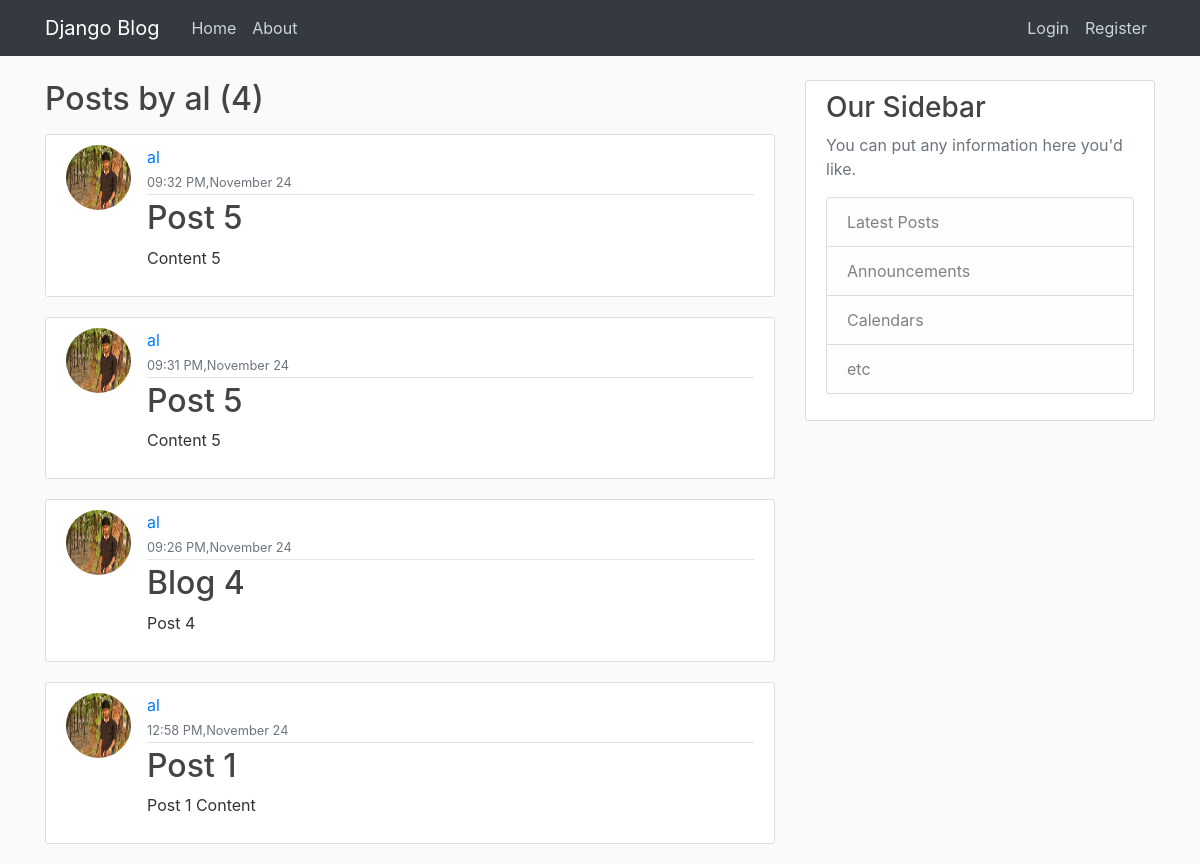
/user/al/, run on an earlier commit of the app's database.
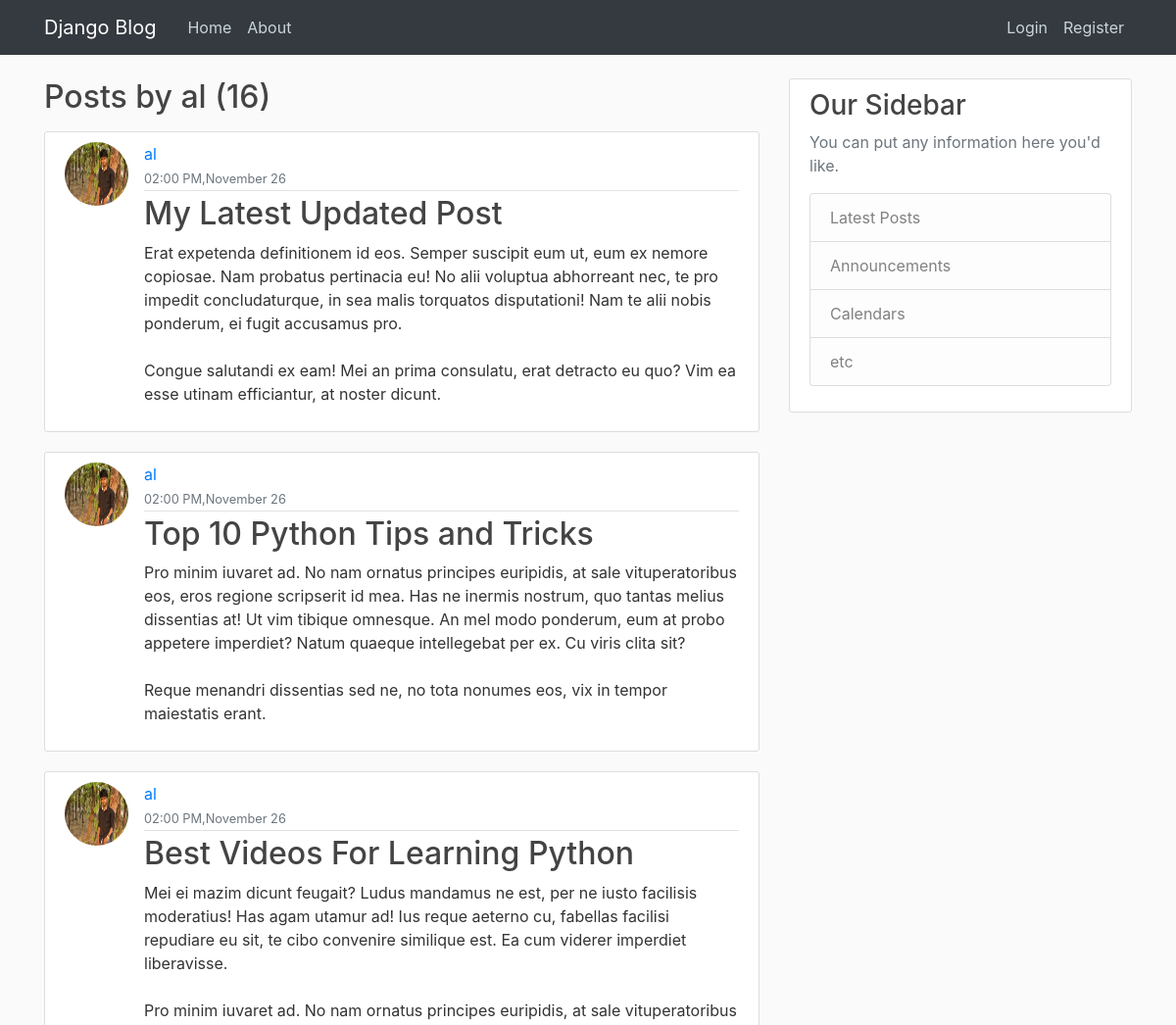
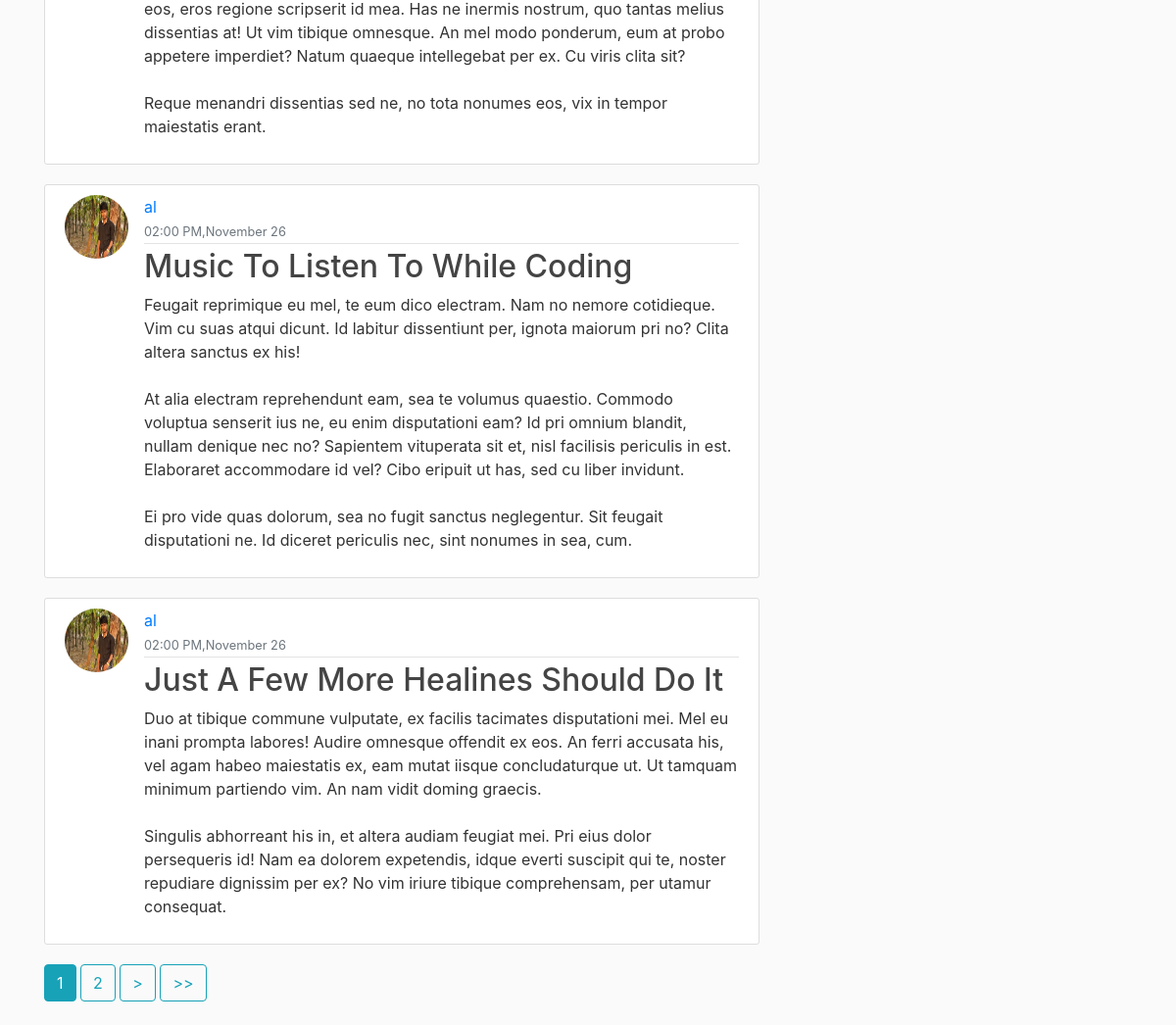
And on a later commit of the database (2 pictures, top to bottom).
### blog/models.py (models this page shows, shortened)
class Post(models.Model):
	title = models.CharField(max_length=100)
	content = models.TextField()
	date_posted = models.DateTimeField(default=timezone.now)
	author = models.ForeignKey(User,on_delete=models.CASCADE)

### users/models.py (models this page shows, shortened)
class Profile(models.Model):
	user = models.OneToOneField(User,on_delete=models.CASCADE)
	image = models.ImageField(default='default.jpg',upload_to='profile_pics')

### blog/views.py (the view)
# urls.py: path('user/<str:username>/',views.UserPostListView.as_view(),name='posts-user' ),
class UserPostListView(ListView):
	model = Post
	template_name = 'blog/user_posts.html'
	context_object_name = 'posts'
	paginate_by = 5
	def get_queryset(self):
		user = get_object_or_404(User,username=self.kwargs.get('username'))
		return Post.objects.filter(author=user).order_by('-date_posted')

### blog/templates/blog/user_posts.html (shortened to what this page needs)
{% extends 'blog/base.html' %}
	{% block content %}
		<h2 class="mb-3">Posts by {{ view.kwargs.username }} ({{ page_obj.paginator.count }})</h2>
	 	{% for post in posts %}
	 		<article class="media content-section">
	 		 <img class="rounded-circle article-img" src="{{ post.author.profile.image.url }}">
			  <div class="media-body">
			    <div class="article-metadata">
			      {% if post.author.first_name and post.author.last_name %}
			      <a class="mr-2" href="{% url 'posts-user' post.author.username %}">{{ post.author.first_name }} {{ post.author.last_name }}</a>
			      {% else %}
			      <a class="mr-2" href="{% url 'posts-user' post.author.username %}">{{ post.author }}</a>
			      {% endif %}
			      <small class="text-muted"><br>{{ post.date_posted|date:'h:i A,F d' }}</small>
			    </div>
			    <h2><a class="article-title" href="{% url 'post-details' post.id %}">{{ post.title }}</a></h2>
			    <p class="article-content">{{ post.content }}</p>
			  </div>
			</article>
	 	{% endfor %}
	 	{% if is_paginated %}
	 		{% for num in page_obj.paginator.page_range %}
	 			{% if page_obj.number == num %}
	 			<a class="btn btn-info mb-4" href="?page={{ num }}">{{ num }} </a>
	 			{% elif num > page_obj.number|add:'-2' and num < page_obj.number|add:'2'%}
	 			<a class="btn btn-outline-info mb-4" href="?page={{ num }}">{{ num }} </a>
	 			{% endif %}
	 		{% endfor %}
	 		{% if page_obj.has_next %}
				<a class="btn btn-outline-info mb-4" href="?page={{ page_obj.next_page_number }}">></a>
				<a class="btn btn-outline-info mb-4" href="?page={{ page_obj.paginator.num_pages }} ">>></a>
	 		{% endif %}
	 	{% endif %}
 	{% endblock %}

What changed in the data, as far as the page shows it:
no longer on this page (row unchanged): Post: author.profile.image (picture), author "al", date_posted "09:32 PM,November 24", title "Post 5", content "Content 5"
no longer on this page (row unchanged): Post: author.profile.image (picture), author "al", date_posted "09:31 PM,November 24", title "Post 5", content "Content 5"
no longer on this page (row unchanged): Post: author.profile.image (picture), author "al", date_posted "09:26 PM,November 24", title "Blog 4", content "Post 4"
no longer on this page (row unchanged): Post: author.profile.image (picture), author "al", date_posted "12:58 PM,November 24", title "Post 1", content "Post 1 Content"
added Post: author.profile.image (picture), author "al", date_posted "02:00 PM,November 26", title "My Latest Updated Post", content "Erat expetenda definitionem id eos. Semper suscipit eum ut, eum ex nemore copiosae. Nam probatus pertinacia eu! No alii voluptua abhorreant nec, te pro impedit concludaturque, in sea malis torquatos disputationi! Nam te alii nobis ponderum, ei fugit accusamus pro. Congue salutandi ex eam! Mei an prima consulatu, erat detracto eu quo? Vim ea esse utinam efficiantur, at noster dicunt."
added Post: author.profile.image (picture), author "al", date_posted "02:00 PM,November 26", title "Top 10 Python Tips and Tricks", content "Pro minim iuvaret ad. No nam ornatus principes euripidis, at sale vituperatoribus eos, eros regione scripserit id mea. Has ne inermis nostrum, quo tantas melius dissentias at! Ut vim tibique omnesque. An mel modo ponderum, eum at probo appetere imperdiet? Natum quaeque intellegebat per ex. Cu viris clita sit? Reque menandri dissentias sed ne, no tota nonumes eos, vix in tempor maiestatis erant."
added Post: author.profile.image (picture), author "al", date_posted "02:00 PM,November 26", title "Best Videos For Learning Python", content "Mei ei mazim dicunt feugait? Ludus mandamus ne est, per ne iusto facilisis moderatius! Has agam utamur ad! Ius reque aeterno cu, fabellas facilisi repudiare eu sit, te cibo convenire similique est. Ea cum viderer imperdiet liberavisse. Pro minim iuvaret ad. No nam ornatus principes euripidis, at sale vituperatoribus eos, eros regione scripserit id mea. Has ne inermis nostrum, quo tantas melius dissentias at! Ut vim tibique omnesque. An mel modo ponderum, eum at probo appetere imperdiet? Natum quaeque intellegebat per ex. Cu viris clita sit? Reque menandri dissentias sed ne, no tota nonumes eos, vix in tempor maiestatis erant."
added Post: author.profile.image (picture), author "al", date_posted "02:00 PM,November 26", title "Music To Listen To While Coding", content "Feugait reprimique eu mel, te eum dico electram. Nam no nemore cotidieque. Vim cu suas atqui dicunt. Id labitur dissentiunt per, ignota maiorum pri no? Clita altera sanctus ex his! At alia electram reprehendunt eam, sea te volumus quaestio. Commodo voluptua senserit ius ne, eu enim disputationi eam? Id pri omnium blandit, nullam denique nec no? Sapientem vituperata sit et, nisl facilisis periculis in est. Elaboraret accommodare id vel? Cibo eripuit ut has, sed cu liber invidunt. Ei pro vide quas dolorum, sea no fugit sanctus neglegentur. Sit feugait disputationi ne. Id diceret periculis nec, sint nonumes in sea, cum."
added Post: author.profile.image (picture), author "al", date_posted "02:00 PM,November 26", title "Just A Few More Healines Should Do It", content "Duo at tibique commune vulputate, ex facilis tacimates disputationi mei. Mel eu inani prompta labores! Audire omnesque offendit ex eos. An ferri accusata his, vel agam habeo maiestatis ex, eam mutat iisque concludaturque ut. Ut tamquam minimum partiendo vim. An nam vidit doming graecis. Singulis abhorreant his in, et altera audiam feugiat mei. Pri eius dolor persequeris id! Nam ea dolorem expetendis, idque everti suscipit qui te, noster repudiare dignissim per ex? No vim iriure tibique comprehensam, per utamur consequat."
Also different on the page:
{{ page_obj.paginator.count }}: "4" → "16"
new list line: "1"
new list line: "2"
